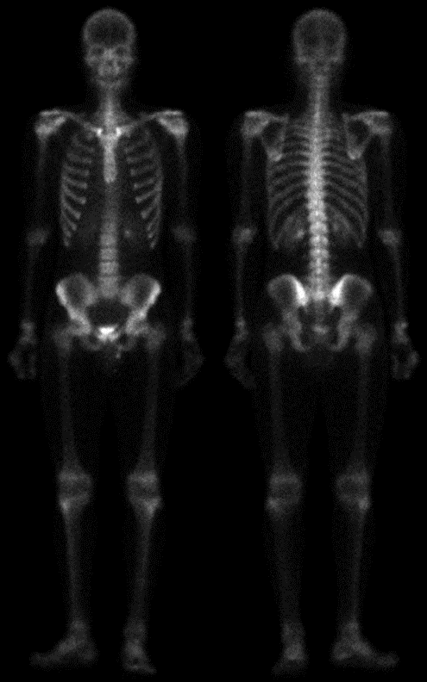
#> input picture 03 Contrast stretching/paperPhoto20210402174743810.bmp, 427 x 682 px
$ python contrast_stretching.py
#> lines starting #> are read from the running program, lines starting #| are printed output that depends on the picture
"""
Perform simulations about the attached two images as following.

    Enhance the images using Contrast stretching
"""


from PIL import Image
import numpy as np
import matplotlib.pyplot as plt


def contrast_stretching(img, newMin=0, newMax=75):

    ch_img = img.copy()

    ch_img[ch_img<=newMin] = newMin
    ch_img[ch_img>=newMax] = newMax

    result = (ch_img - newMin) / (newMax - newMin) * 255

    return result

def show(img, max_ylim=12500):

    # show image
    plt.imshow(img, cmap='gray')
    plt.show()

    # show histogram
    if max_ylim != 'none':
        axes = plt.axes()
        axes.set_ylim([0, max_ylim])
    plt.hist(img.ravel(), bins=256, range=[0,256])
    plt.show()

# image 1
img_1 = Image.open('paperPhoto20210402174743810.bmp').convert('L')

npimg_1 = np.array(img_1)
show(npimg_1, max_ylim=12500)

stimg_1 = contrast_stretching(npimg_1, newMin=0, newMax=75)
#> in contrast_stretching, `ch_img[ch_img>=newMax] = newMax`:
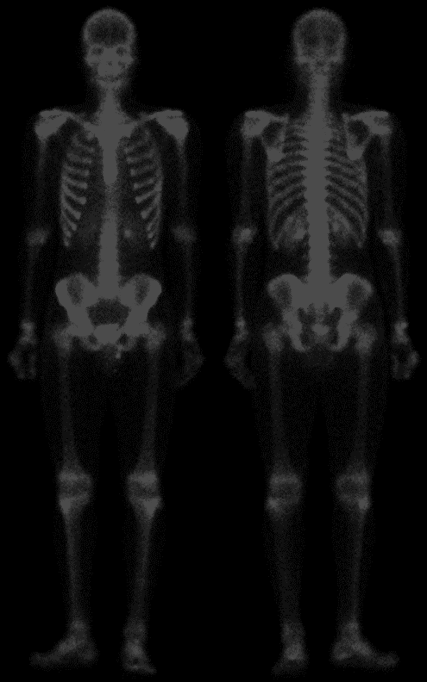
#> ch_img: shape (682, 427); min 0, max 75, mean 14.7
#> in contrast_stretching, `result = (ch_img - newMin) / (newMax - newMin) * 255`:
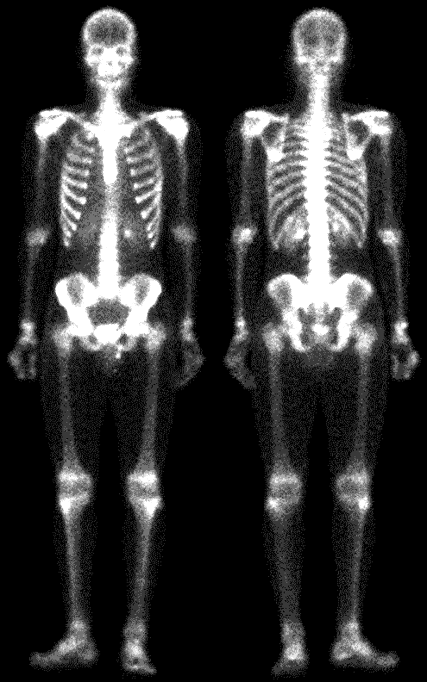
#> result: shape (682, 427) float64; min 0, max 255, mean 49.9
show(stimg_1, max_ylim=12500)


# image 2
img_2 = Image.open('paperPhoto20210402174743817.bmp').convert('L')
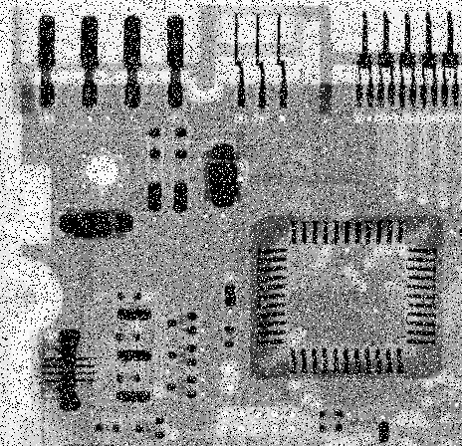
#> input picture 03 Contrast stretching/paperPhoto20210402174743817.bmp, 462 x 446 px

npimg_2 = np.array(img_2)
show(npimg_2, max_ylim=4500)
#> call 3 of show, with max_ylim = 4500
#> in show (call 3), `plt.show()`:
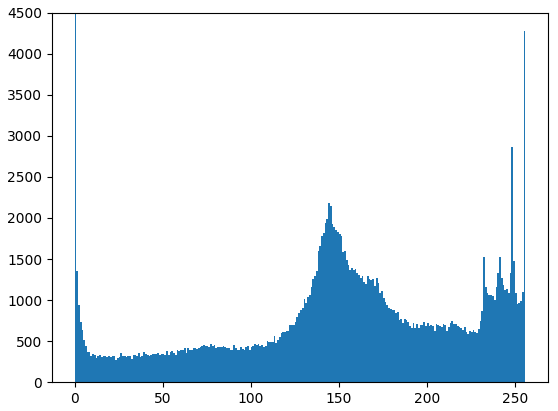
#> figure drawn by matplotlib, 1 panel; tallest bar 10298 high, from x = 0 to 1

stimg_2 = contrast_stretching(npimg_2, newMin=100, newMax=255)
#> call 2 of contrast_stretching, with newMin = 100, newMax = 255
#> in contrast_stretching (call 2), `ch_img[ch_img<=newMin] = newMin`:
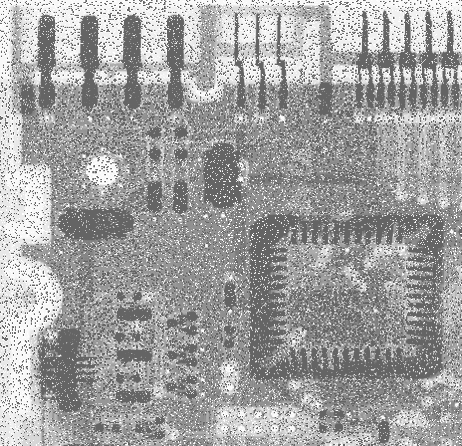
#> ch_img: shape (446, 462); min 100, max 255, mean 161
#> in contrast_stretching (call 2), `result = (ch_img - newMin) / (newMax - newMin) * 255`:
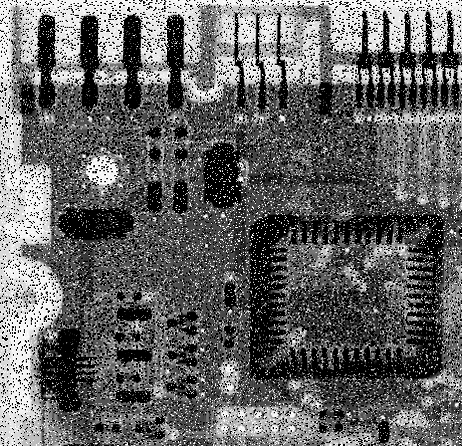
#> result: shape (446, 462) float64; min 0, max 255, mean 100.4
show(stimg_2, max_ylim=4500)
#> call 4 of show, with max_ylim = 4500
#> in show (call 4), `plt.show()`:
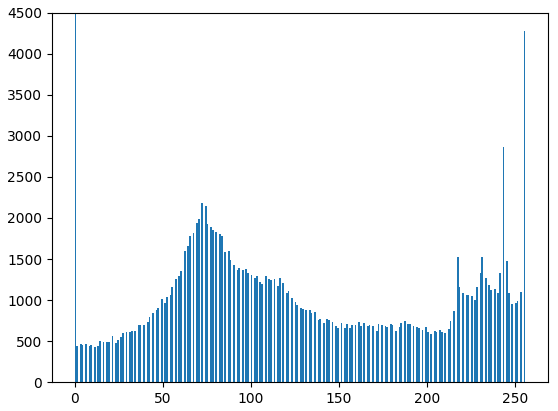
#> figure drawn by matplotlib, 1 panel; tallest bar 49620 high, from x = 0 to 1
